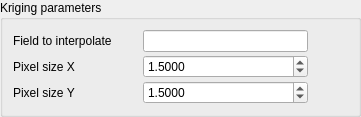
    <widget class="QgsCollapsibleGroupBox" name="mGroupBox_3">
     <property name="sizePolicy">
      <sizepolicy hsizetype="MinimumExpanding" vsizetype="Fixed">
       <horstretch>0</horstretch>
       <verstretch>0</verstretch>
      </sizepolicy>
     </property>
     <property name="minimumSize">
      <size>
       <width>0</width>
       <height>0</height>
      </size>
     </property>
     <property name="maximumSize">
      <size>
       <width>16777215</width>
       <height>16777215</height>
      </size>
     </property>
     <property name="title">
      <string>Kriging parameters</string>
     </property>
     <layout class="QVBoxLayout" name="verticalLayout_3">
      <property name="spacing">
       <number>5</number>
      </property>
      <property name="leftMargin">
       <number>10</number>
      </property>
      <property name="topMargin">
       <number>10</number>
      </property>
      <property name="rightMargin">
       <number>10</number>
      </property>
      <property name="bottomMargin">
       <number>10</number>
      </property>
      <item>
       <layout class="QVBoxLayout" name="verticalLayout_6">
        <property name="spacing">
         <number>3</number>
        </property>
        <item>
         <layout class="QHBoxLayout" name="horizontalLayout_15">
          <property name="spacing">
           <number>0</number>
          </property>
          <item>
           <widget class="QLabel" name="fieldToInterpolateLabel">
            <property name="minimumSize">
             <size>
              <width>100</width>
              <height>0</height>
             </size>
            </property>
            <property name="styleSheet">
             <string notr="true">font: 8pt &quot;MS Shell Dlg 2&quot;;</string>
            </property>
            <property name="text">
             <string>Field to interpolate</string>
            </property>
           </widget>
          </item>
          <item>
           <spacer name="horizontalSpacer_15">
            <property name="orientation">
             <enum>Qt::Horizontal</enum>
            </property>
            <property name="sizeType">
             <enum>QSizePolicy::Fixed</enum>
            </property>
            <property name="sizeHint" stdset="0">
             <size>
              <width>30</width>
              <height>20</height>
             </size>
            </property>
           </spacer>
          </item>
          <item>
           <widget class="QLineEdit" name="fieldToInterpolateLineEdit">
            <property name="sizePolicy">
             <sizepolicy hsizetype="Minimum" vsizetype="Fixed">
              <horstretch>0</horstretch>
              <verstretch>0</verstretch>
             </sizepolicy>
            </property>
            <property name="minimumSize">
             <size>
              <width>165</width>
              <height>18</height>
             </size>
            </property>
            <property name="styleSheet">
             <string notr="true">font: 8pt &quot;MS Shell Dlg 2&quot;;</string>
            </property>
           </widget>
          </item>
          <item>
           <spacer name="horizontalSpacer_16">
            <property name="orientation">
             <enum>Qt::Horizontal</enum>
            </property>
            <property name="sizeHint" stdset="0">
             <size>
              <width>40</width>
              <height>20</height>
             </size>
            </property>
           </spacer>
          </item>
         </layout>
        </item>
        <item>
         <layout class="QHBoxLayout" name="horizontalLayout_16">
          <property name="spacing">
           <number>0</number>
          </property>
          <item>
           <widget class="QLabel" name="pixelSizeXLabel">
            <property name="minimumSize">
             <size>
              <width>100</width>
              <height>0</height>
             </size>
            </property>
            <property name="styleSheet">
             <string notr="true">font: 8pt &quot;MS Shell Dlg 2&quot;;</string>
            </property>
            <property name="text">
             <string>Pixel size X</string>
            </property>
           </widget>
          </item>
          <item>
           <spacer name="horizontalSpacer_17">
            <property name="orientation">
             <enum>Qt::Horizontal</enum>
            </property>
            <property name="sizeType">
             <enum>QSizePolicy::Fixed</enum>
            </property>
            <property name="sizeHint" stdset="0">
             <size>
              <width>30</width>
              <height>20</height>
             </size>
            </property>
           </spacer>
          </item>
          <item>
           <widget class="QDoubleSpinBox" name="pixelSizeXSpinBox">
            <property name="minimumSize">
             <size>
              <width>165</width>
              <height>18</height>
             </size>
            </property>
            <property name="styleSheet">
             <string notr="true">font: 8pt &quot;MS Shell Dlg 2&quot;</string>
            </property>
            <property name="decimals">
             <number>4</number>
            </property>
            <property name="maximum">
             <double>999.990000000000009</double>
            </property>
            <property name="singleStep">
             <double>0.100000000000000</double>
            </property>
            <property name="value">
             <double>1.500000000000000</double>
            </property>
           </widget>
          </item>
          <item>
           <spacer name="horizontalSpacer_18">
            <property name="orientation">
             <enum>Qt::Horizontal</enum>
            </property>
            <property name="sizeHint" stdset="0">
             <size>
              <width>40</width>
              <height>20</height>
             </size>
            </property>
           </spacer>
          </item>
         </layout>
        </item>
        <item>
         <layout class="QHBoxLayout" name="horizontalLayout_17">
          <property name="spacing">
           <number>0</number>
          </property>
          <item>
           <widget class="QLabel" name="pixelSizeYLabel">
            <property name="minimumSize">
             <size>
              <width>100</width>
              <height>0</height>
             </size>
            </property>
            <property name="styleSheet">
             <string notr="true">font: 8pt &quot;MS Shell Dlg 2&quot;;</string>
            </property>
            <property name="text">
             <string>Pixel size Y</string>
            </property>
           </widget>
          </item>
          <item>
           <spacer name="horizontalSpacer_19">
            <property name="orientation">
             <enum>Qt::Horizontal</enum>
            </property>
            <property name="sizeType">
             <enum>QSizePolicy::Fixed</enum>
            </property>
            <property name="sizeHint" stdset="0">
             <size>
              <width>30</width>
              <height>20</height>
             </size>
            </property>
           </spacer>
          </item>
          <item>
           <widget class="QDoubleSpinBox" name="pixelSizeYSpinBox">
            <property name="minimumSize">
             <size>
              <width>165</width>
              <height>18</height>
             </size>
            </property>
            <property name="styleSheet">
             <string notr="true">font: 8pt &quot;MS Shell Dlg 2&quot;</string>
            </property>
            <property name="decimals">
             <number>4</number>
            </property>
            <property name="minimum">
             <double>0.000000000000000</double>
            </property>
            <property name="maximum">
             <double>999.990000000000009</double>
            </property>
            <property name="singleStep">
             <double>0.100000000000000</double>
            </property>
            <property name="value">
             <double>1.500000000000000</double>
            </property>
           </widget>
          </item>
          <item>
           <spacer name="horizontalSpacer_20">
            <property name="orientation">
             <enum>Qt::Horizontal</enum>
            </property>
            <property name="sizeHint" stdset="0">
             <size>
              <width>40</width>
              <height>20</height>
             </size>
            </property>
           </spacer>
          </item>
         </layout>
        </item>
       </layout>
      </item>
     </layout>
    </widget>
